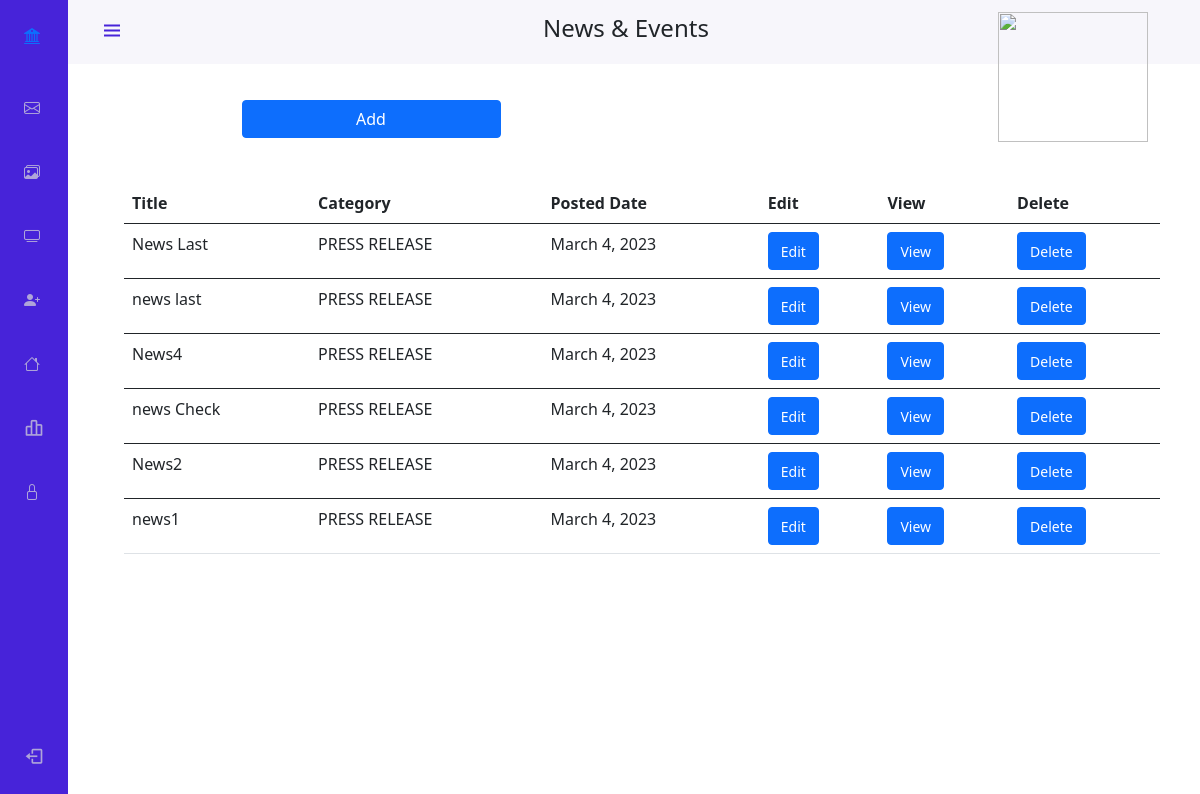
The app's page /newsview/, older data.
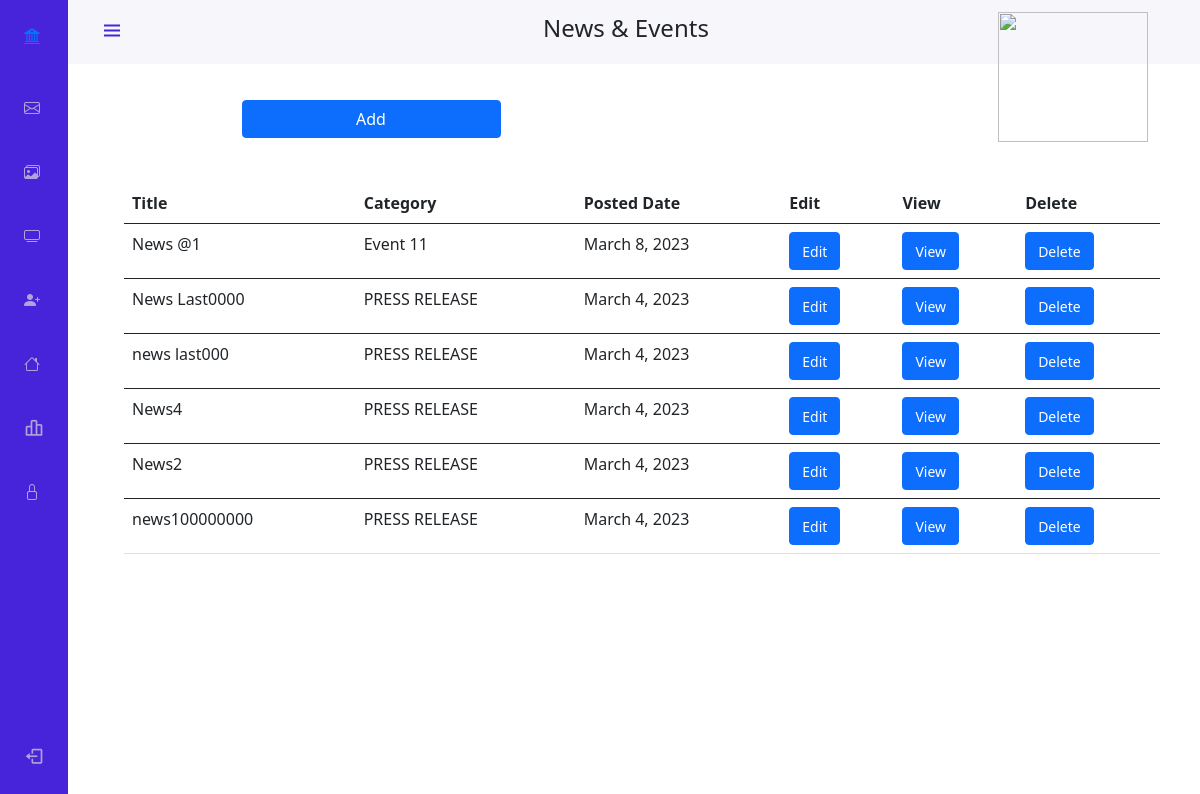
The same page, newer data.
### home/models.py (models this page shows, shortened)
class News(models.Model):
    title=models.CharField(max_length=100,blank=True,null=True)
    category=models.TextField(blank=True,null=True)
    cover=models.ImageField(upload_to="media",blank=True,null=True)
    posted_date = models.DateField( auto_now_add=True, blank=True)
    posted_time = models.TimeField( auto_now_add=True, blank=True)
    img1=models.ImageField(upload_to="media",blank=True,null=True)
    sectiontitle=models.CharField(max_length=100,blank=True,null=True)
    paragraph1=models.TextField(blank=True,null=True)
    paragraph2=models.TextField(blank=True,null=True)
    paragraph3=models.TextField(blank=True,null=True)
    paragraph4=models.TextField(blank=True,null=True)

### home/views.py (the view)
# urls.py: path('newsview/',newsview,name='newsview'),
def newsview(request):
    news=News.objects.all().order_by('-id')
    context={'news':news}
    return render(request,'admin/newsadmin.html',context)

### templates/admin/newsadmin.html (shortened to what this page needs)
{% extends 'admin/admin_home.html' %}
{% load static %}
{% block titlehead %}
News & Events
{% endblock titlehead %}
{% block contentadmin %}
<div class="container">
  <div class="row w-50 d-flex justify-content-center">
    <button type="button" class="btn btn-primary w-50">Add</button>
  </div>
    <div id="contactable">
    <table class="table">
      <thead>
        <tr>
          <th scope="col">Title</th>
          <th scope="col">Category</th>
          <th scope="col">Posted Date</th>
          <th scope="col">Edit</th>
          <th scope="col">View</th>
          <th scope="col">Delete</th>
        </tr>
      </thead>
      {% for c in news %}
      <tbody>
        <tr>
          <td>{{c.title}}</td>
          <td>{{c.category}}</td>
          <td>{{c.posted_date}}</td>
          <td><a href="{% url 'editnews' c.id %}"><button type="button" class="btn btn-primary"><small>Edit</small></button></a></td>
          <td><a href="{% url 'newsingleview' c.id %}"><button type="button" class="btn btn-primary"><small>View</small></button></a></td>
          <td><a href="{% url  'deletenewssingle' c.id %}"><button type="button" class="btn btn-primary"><small>Delete</small></button></a></td>
        </tr>
      </tbody>
      {% endfor %}
    </table>
  </div>
  </div>
{% endblock contentadmin %}

### templates/admin/admin_home.html (shortened to what this page needs)
{% load static%}
<!doctype html>
<html lang="en">
<head>
  <link rel="stylesheet" href="https://cdn.jsdelivr.net/npm/bootstrap-icons@1.10.3/font/bootstrap-icons.css">
  <link href="https://cdn.jsdelivr.net/npm/bootstrap@5.2.1/dist/css/bootstrap.min.css" rel="stylesheet"
>
    <link rel="stylesheet" href="{% static 'assets\css\admin\style.css' %}">
    <link rel="stylesheet" type="text/css" href="https://cdn.jsdelivr.net/npm/bootstrap@5.0.2/dist/css/bootstrap.min.css"/>
    <link rel="stylesheet" href="https://cdnjs.cloudflare.com/ajax/libs/cropper/4.1.0/cropper.min.css">
	<link  href="{% static 'cropper\css\cropper.min.css' %}" rel="stylesheet">
</head>
<body>
  <header>
    <body id="body-pd">
        <header class="header" id="header">
            <div class="header_toggle"> <i class='bx bx-menu' id="header-toggle"></i> </div>
            <h4>{% block titlehead %}
            {% endblock titlehead %}
            </h4>
            <div class="header_img"> <img src="{% static 'assets/images/resources/logo-2.png' %}" alt=""> </div>
        </header>
        <div class="l-navbar" id="nav-bar">
            <nav class="nav">
                <div> <a href="#" class="nav_logo"> <i class="bi bi-bank2"></i> <span class="nav_logo-name">KCRBank</span> </a>
                    <div class="nav_list">
                      <a href="\admincontactview" class="nav_link {% if url_name == 'admincontactview' %}active{% endif %}"> <i class="bi bi-envelope"></i>
                         <span class="nav_name">Message</span> </a>
                      <a href="\adminviewgallery" class="nav_link {% if url_name == 'adminviewgallery' %}active{% endif %}">
                      <i class="bi bi-images"></i>
                     </a> <a href="\newsview" class="nav_link {% if url_name == 'adminnews' %}active{% endif %}">
                      <i class="bi bi-tv"></i><span class="nav_name">News and Events</span> </a>
                       <a href="\adminadd" class="nav_link {% if url_name == 'adminadd' %}active{% endif %}">
                        <i class="bi bi-person-plus-fill"></i> <span class="nav_name">Add Admin</span> </a>
                           <a href="\" class="nav_link {% if url_name == 'home' %}active{% endif %}"> <i class="bi bi-house"></i> <span class="nav_name">Back Home</span> </a>
                            <a href="\adminpannel" class="nav_link {% if url_name == 'adminpannel' %}active{% endif %}"> <i class='bx bx-bar-chart-alt-2 nav_icon'></i>
                      <span class="nav_name">Admin Panel</span> </a>
                      <a href="\adminpannel\password_change" class="nav_link {% if url_name == 'adminpannel\password_change' %}active{% endif %}"><i class="bi bi-lock"></i>
                        <span class="nav_name">Change Password</span> </a> </div>
                </div> <a href="\adminlogout" class="nav_link"> <i class='bx bx-log-out nav_icon'></i> <span class="nav_name">SignOut</span> </a>
            </nav>
        </div>
  </header>
  <main>
    {% block contentadmin %}
    {% endblock contentadmin %}
  </main>
  <link href="https://cdn.jsdelivr.net/npm/boxicons@latest/css/boxicons.min.css" rel="stylesheet"></link>
</body>
</html>

### static/assets/css/admin/style.css (style rules this page uses)
:root { --header-height: 3rem; --nav-width: 68px; --first-color: #4723D9; --first-color-light: #AFA5D9; --white-color: #F7F6FB; --body-font: 'Nunito', sans-serif; --normal-font-size: 1rem; --z-fixed: 100 }
*,::before,::after { box-sizing: border-box }
body { position: relative; margin: var(--header-height) 0 0 0; padding: 0 1rem; font-family: var(--body-font); font-size: var(--normal-font-size); transition: .5s }
a { text-decoration: none }
.header { width: 100%; height: var(--header-height); position: fixed; top: 0; left: 0; display: flex; align-items: center; justify-content: space-between; padding: 0 1rem; background-color: var(--white-color); z-index: var(--z-fixed); transition: .5s }
.header_toggle { color: var(--first-color); font-size: 1.5rem; cursor: pointer }
.header_img { width: 35px; height: 35px; display: flex;justify-content: center;border-radius: 50%;overflow: hidden }
.header_img img { width: 40px }
.l-navbar { position: fixed;top: 0;left: -30%;width: var(--nav-width);height: 100vh;background-color: var(--first-color);padding: .5rem 1rem 0 0;transition: .5s;z-index: var(--z-fixed) }
.nav { height: 100%;display: flex;flex-direction: column;justify-content: space-between;overflow: hidden }
.nav_logo, .nav_link { display: grid;grid-template-columns: max-content max-content;align-items: center;column-gap: 1rem;padding: .5rem 0 .5rem 1.5rem }
.nav_logo { margin-bottom: 2rem }
.nav_link { position: relative;color: var(--first-color-light);margin-bottom: 1.5rem;transition: .3s }
.nav_icon { font-size: 1.25rem }
@media screen and (min-width: 768px) { body { margin: calc(var(--header-height) + 1rem) 0 0 0;padding-left: calc(var(--nav-width) + 2rem) } }
@media screen and (min-width: 768px) { .header { height: calc(var(--header-height) + 1rem);padding: 0 2rem 0 calc(var(--nav-width) + 2rem) } }
@media screen and (min-width: 768px) { .header_img { width: 40px;height: 40px } }
@media screen and (min-width: 768px) { .header_img img { width: 45px } }
@media screen and (min-width: 768px) { .l-navbar { left: 0;padding: 1rem 1rem 0 0 } }
#contactable { margin-top: 45px !important; }

### templates/admin/admin_home.html (style rules this page uses)
a { text-decoration: none; }
.header_img img { position: fixed; height: 130px; width: 150px; margin-right: 150px; }

### templates/admin/newsadmin.html (style rules this page uses)
.container { padding-top: 100px; }

Row changes from the older to the newer data that the page shows:
removed News: title "news Check", category "PRESS RELEASE", posted_date "March 4, 2023"
added News: title "News @1", category "Event 11", posted_date "March 8, 2023"
changed News: title "News Last" → "News Last0000"
changed News: title "news last" → "news last000"
changed News: title "news1" → "news100000000"
